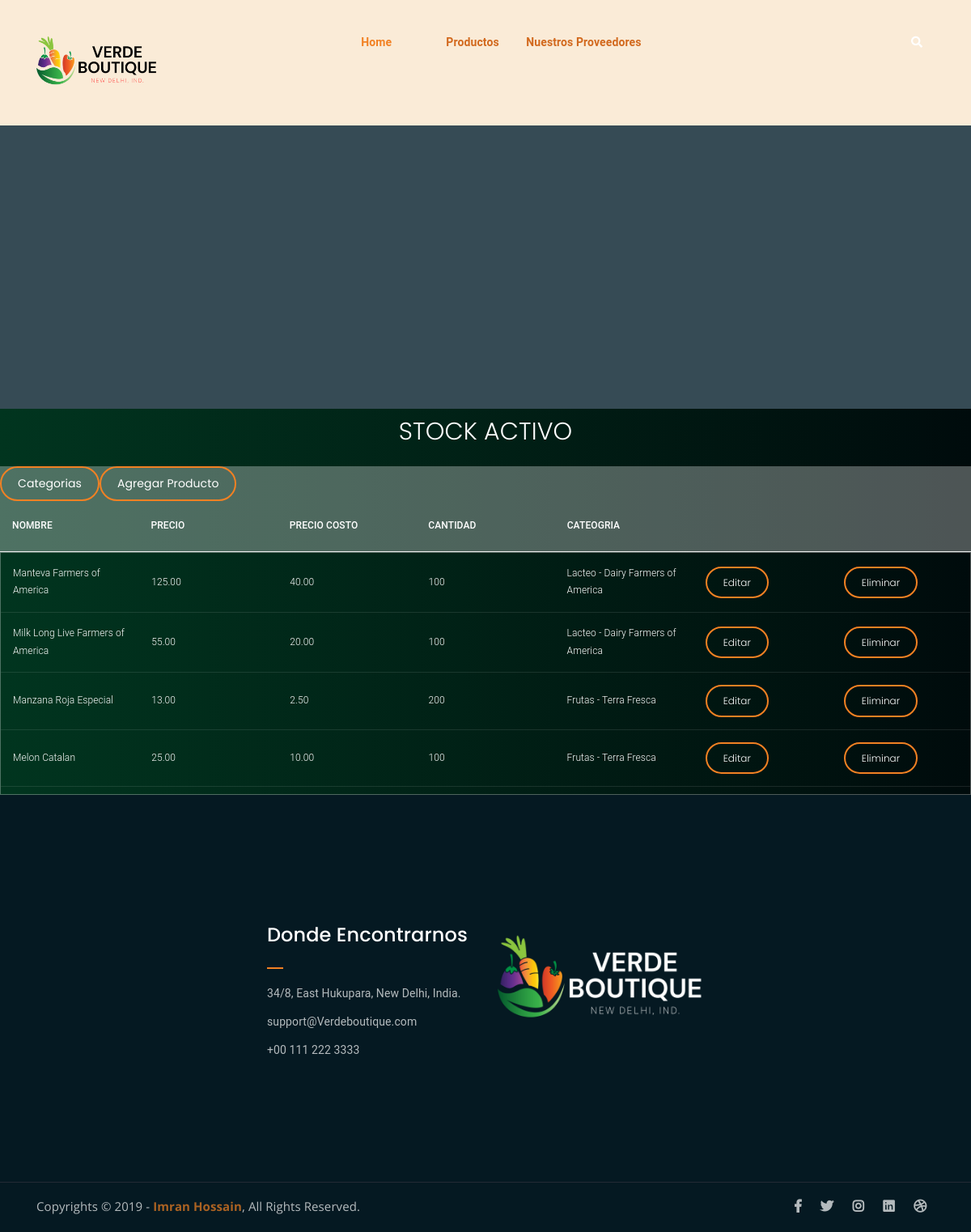
/StockActivo (signed in), run on an earlier commit of the app's database.
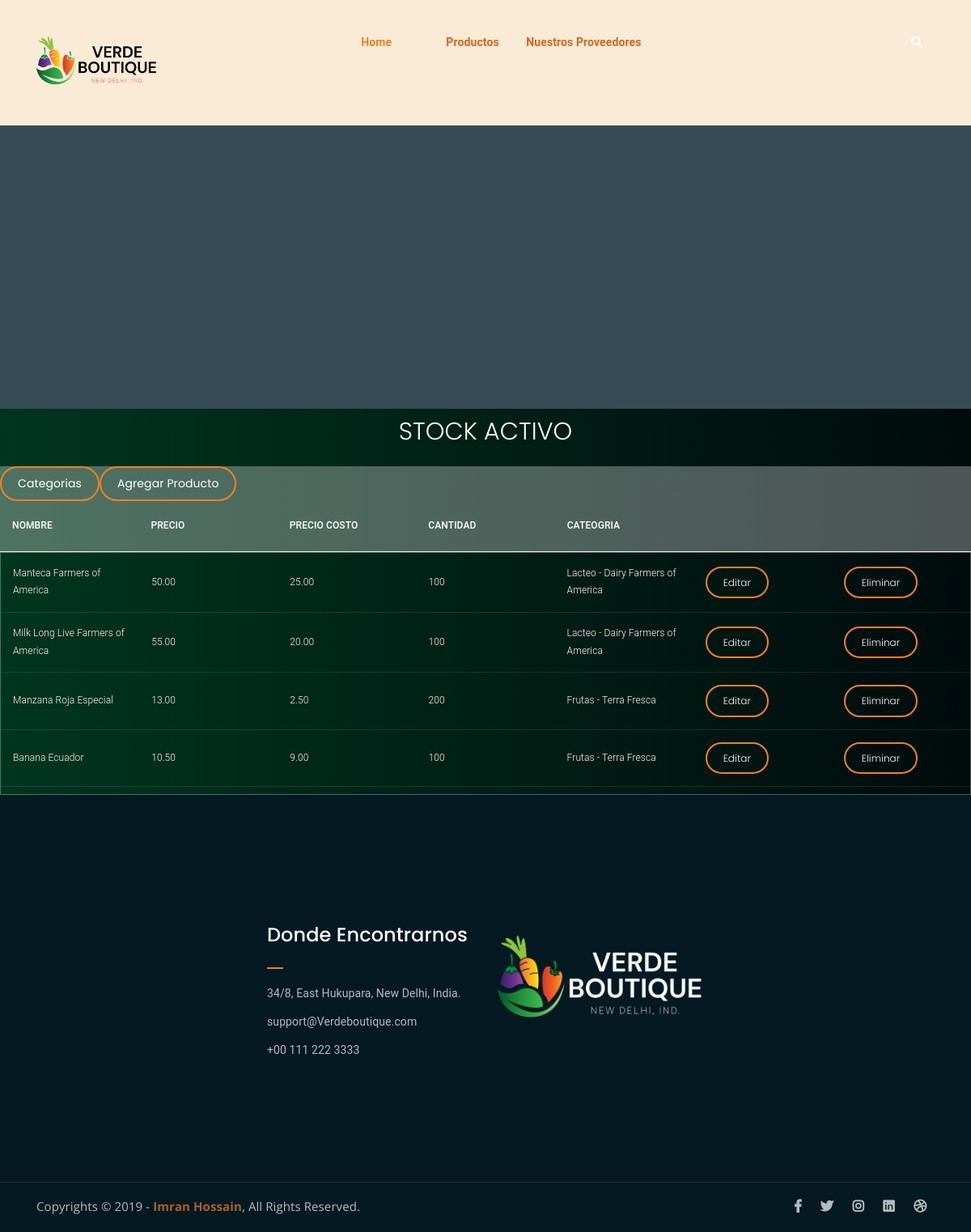
And on a later commit of the database.
### Tienda/models.py (models this page shows, shortened)
class Productos(models.Model):
    nombre = models.CharField(max_length=100)
    cantidad = models.IntegerField(null=True)
    precio = models.DecimalField(max_digits=10, decimal_places=2)
    precio_costo = models.DecimalField(max_digits=10, decimal_places=2, null=True)
    categoria = models.ForeignKey(Categoria, on_delete=models.CASCADE )

class Categoria(models.Model):
    nombre = models.CharField(max_length=100)
    objects = models.Manager()
    def __str__(self):
        return self.nombre

### Tienda/views.py (the view)
# urls.py: path('StockActivo', views.ver_p, name='StockA'),
@staff_member_required
def ver_p(request):
    productos = Productos.objects.all()
    dicc = {"productos": productos}
    plantilla = loader.get_template("#2StockActivo.html")
    documento = plantilla.render(dicc)
    return HttpResponse(documento)

### Tienda/template/#2StockActivo.html (shortened to what the changed rows need)
<!DOCTYPE html>
<html lang="en">
	{%load static%}
<head>
	<link rel="stylesheet" href="{%static 'Tienda/assets/css/all.min.css' %}">
	<link rel="stylesheet" href="{%static 'Tienda/assets/bootstrap/css/bootstrap.min.css' %}">
	<link rel="stylesheet" href="{%static 'Tienda/assets/css/owl.carousel.css' %}">
	<link rel="stylesheet" href="{%static 'Tienda/assets/css/magnific-popup.css' %}">
	<link rel="stylesheet" href="{%static 'Tienda/assets/css/animate.css' %}">
	<link rel="stylesheet" href="{%static 'Tienda/assets/css/meanmenu.min.css' %}">
	<link rel="stylesheet" href="{%static 'Tienda/assets/css/main.css' %}">
	<link rel="stylesheet" href="{%static 'Tienda/assets/css/responsive.css' %}">
</head>
<body>
	<h1>Stock Activo</h1>
	<div class="tbl-header">
	  <table cellpadding="0" cellspacing="0" border="0">
		<thead>
		  <tr>
			<a href="{%url 'Cats'%}" class="bordered-btn">Categorias</a>
			<a href="{%url 'Agregar'%}" class="bordered-btn">Agregar Producto</a>
		  </tr>
		  <tr>
			<th>Nombre</th>
			<th>Precio</th>
			<th>precio Costo</th>
			<th>Cantidad</th>
			<th>Cateogria</th>
			<th></th>
			<th></th>
		  </tr>
		</thead>
	  </table>
	</div>
	<div class="tbl-content">
	  <table cellpadding="0" cellspacing="0" border="0">
		<tbody>
	{% for n in productos %}
		  <tr>
			<td class="product-name">{{n.nombre}}</td>
			<td class="product-name">{{n.precio}}</td>
			<td class="product-name">{{n.precio_costo}}</td>
			<td class="product-name">{{n.cantidad}}</td>
			<td class="product-name">{{n.categoria}}</td>
			<td><a href="{%url 'EdtPro' n.id %}" class="bordered-btn">Editar</a></td>
			<td><a href="{%url 'DelProd' n.id %}" class="bordered-btn">Eliminar</a></td>
		  </tr>
	{% endfor %}
		</tbody>
	  </table>
	</div>
	<div class="footer-area">
		<div class="container">
			<div class="row">
				<div class="col-lg-3 col-md-6">
					<div class="footer-box get-in-touch">
						<h2 class="widget-title">Donde Encontrarnos</h2>
					</div>
				</div>
			</div>
		</div>
	</div>
</body>
</html>

What changed in the data, as far as the page shows it:
removed Productos: nombre "Melon Catalan", precio "25.00", precio_costo "10.00", cantidad "100", categoria "Frutas - Terra Fresca"
changed Productos: nombre "Manteva Farmers of America" → "Manteca Farmers of America"; precio "125.00" → "50.00"; precio_costo "40.00" → "25.00"
now on this page (row unchanged): Productos: nombre "Banana Ecuador", precio "10.50", precio_costo "9.00", cantidad "100", categoria "Frutas - Terra Fresca"
